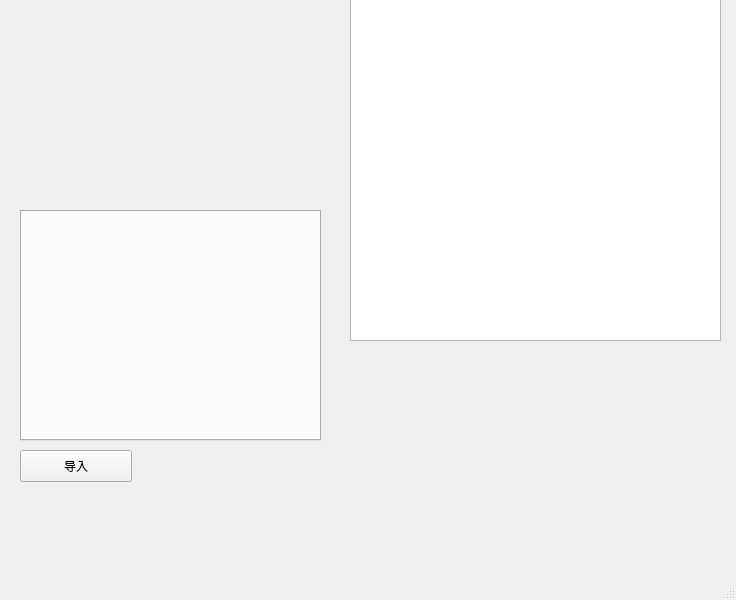
<?xml version="1.0" encoding="UTF-8"?>
<ui version="4.0">
 <class>MainWindow</class>
 <widget class="QMainWindow" name="MainWindow">
  <property name="geometry">
   <rect>
    <x>0</x>
    <y>0</y>
    <width>736</width>
    <height>600</height>
   </rect>
  </property>
  <property name="windowTitle">
   <string>MainWindow</string>
  </property>
  <widget class="QWidget" name="centralwidget">
   <widget class="QPushButton" name="pushButton">
    <property name="geometry">
     <rect>
      <x>20</x>
      <y>450</y>
      <width>112</width>
      <height>32</height>
     </rect>
    </property>
    <property name="text">
     <string>导入</string>
    </property>
   </widget>
   <widget class="QTextEdit" name="textEdit">
    <property name="geometry">
     <rect>
      <x>350</x>
      <y>-10</y>
      <width>371</width>
      <height>351</height>
     </rect>
    </property>
   </widget>
   <widget class="QTabWidget" name="tabWidget">
    <property name="geometry">
     <rect>
      <x>20</x>
      <y>210</y>
      <width>301</width>
      <height>231</height>
     </rect>
    </property>
    <property name="currentIndex">
     <number>-1</number>
    </property>
   </widget>
  </widget>
  <widget class="QMenuBar" name="menubar">
   <property name="geometry">
    <rect>
     <x>0</x>
     <y>0</y>
     <width>736</width>
     <height>22</height>
    </rect>
   </property>
  </widget>
  <widget class="QStatusBar" name="statusbar"/>
 </widget>
 <resources/>
 <connections/>
</ui>
